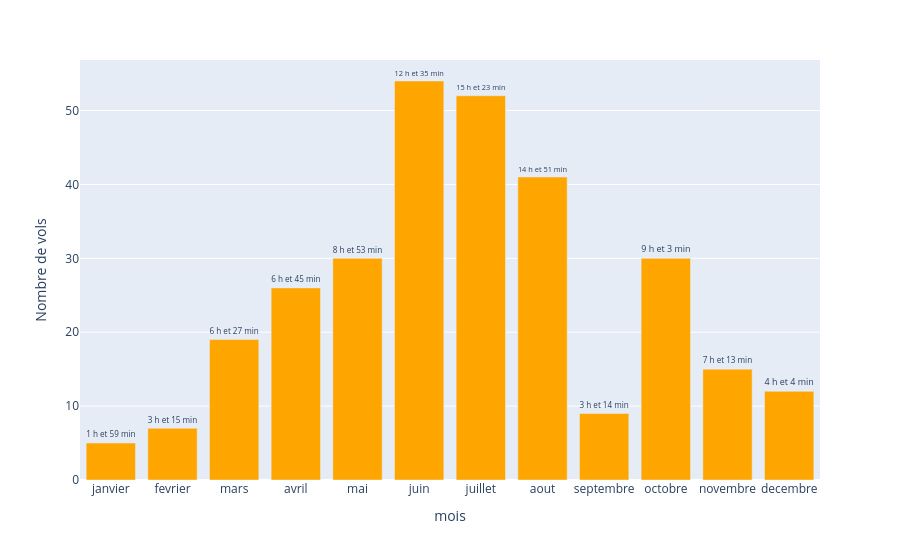
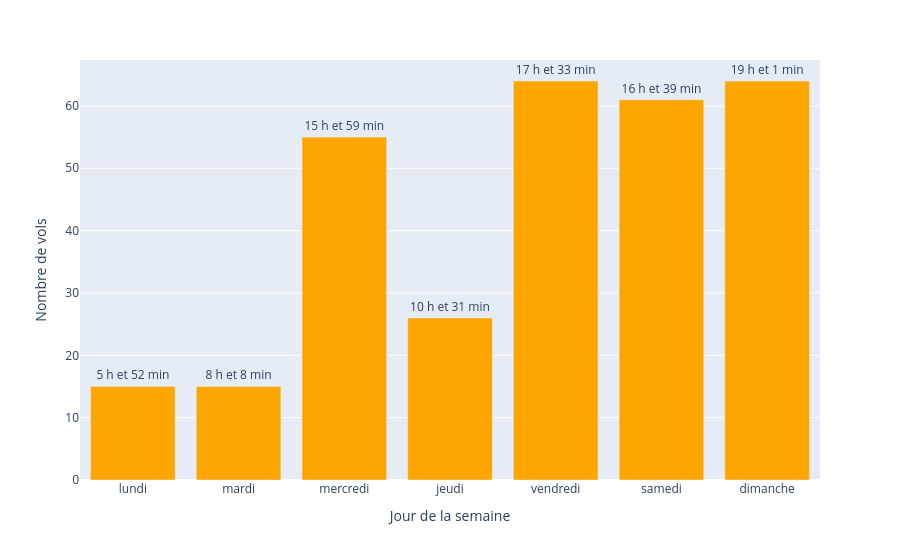
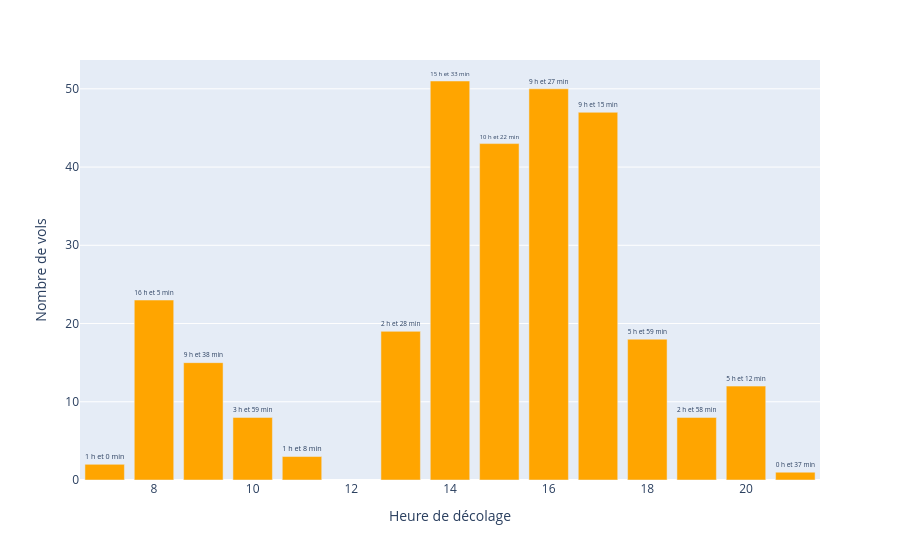

Notebook cell for these charts, in order:
### Code cell


### Figure 1 — Plotly figure (JSON) as saved in the notebook; plotly's stock layout.template omitted (floating-point values rounded to 4 significant figures)
{"data": [{"alignmentgroup": "True", "hovertemplate": "mois=%{x}<br>nb_vols=%{y}<br>total_duree_vol=%{text}<extra></extra>", "legendgroup": "", "marker": {"color": "orange", "pattern": {"shape": ""}}, "name": "", "offsetgroup": "", "orientation": "v", "showlegend": false, "text": ["1 h et 59 min", "3 h et 15 min", "6 h et 27 min", "6 h et 45 min", "8 h et 53 min", "12 h et 35 min", "15 h et 23 min", "14 h et 51 min", "3 h et 14 min", "9 h et 3 min", "7 h et 13 min", "4 h et 4 min"], "textposition": "outside", "type": "bar", "x": ["janvier", "fevrier", "mars", "avril", "mai", "juin", "juillet", "aout", "septembre", "octobre", "novembre", "decembre"], "xaxis": "x", "y": [5, 7, 19, 26, 30, 54, 52, 41, 9, 30, 15, 12], "yaxis": "y"}], "layout": {"barmode": "relative", "legend": {"tracegroupgap": 0}, "margin": {"t": 60}, "showlegend": false, "xaxis": {"anchor": "y", "domain": [0, 1], "title": {"text": "mois"}}, "yaxis": {"anchor": "x", "domain": [0, 1], "title": {"text": "Nombre de vols"}}}}

### Figure 2 — Plotly figure (JSON) as saved in the notebook; plotly's stock layout.template omitted (floating-point values rounded to 4 significant figures)
{"data": [{"alignmentgroup": "True", "hovertemplate": "jour_semaine=%{x}<br>nb_vols=%{y}<br>total_duree_vol=%{text}<extra></extra>", "legendgroup": "", "marker": {"color": "orange", "pattern": {"shape": ""}}, "name": "", "offsetgroup": "", "orientation": "v", "showlegend": false, "text": ["5 h et 52 min", "8 h et 8 min", "15 h et 59 min", "10 h et 31 min", "17 h et 33 min", "16 h et 39 min", "19 h et 1 min"], "textposition": "outside", "type": "bar", "x": ["lundi", "mardi", "mercredi", "jeudi", "vendredi", "samedi", "dimanche"], "xaxis": "x", "y": [15, 15, 55, 26, 64, 61, 64], "yaxis": "y"}], "layout": {"barmode": "relative", "legend": {"tracegroupgap": 0}, "margin": {"t": 60}, "showlegend": false, "xaxis": {"anchor": "y", "domain": [0, 1], "title": {"text": "Jour de la semaine"}}, "yaxis": {"anchor": "x", "domain": [0, 1], "title": {"text": "Nombre de vols"}}}}

### Figure 3 — Plotly figure (JSON) as saved in the notebook; plotly's stock layout.template omitted (floating-point values rounded to 4 significant figures)
{"data": [{"alignmentgroup": "True", "hovertemplate": "heure_decolage=%{x}<br>nb_vols=%{y}<br>total_duree_vol=%{text}<extra></extra>", "legendgroup": "", "marker": {"color": "orange", "pattern": {"shape": ""}}, "name": "", "offsetgroup": "", "orientation": "v", "showlegend": false, "text": ["1 h et 0 min", "16 h et 5 min", "9 h et 38 min", "3 h et 59 min", "1 h et 8 min", "2 h et 28 min", "15 h et 33 min", "10 h et 22 min", "9 h et 27 min", "9 h et 15 min", "5 h et 59 min", "2 h et 58 min", "5 h et 12 min", "0 h et 37 min"], "textposition": "outside", "type": "bar", "x": [7, 8, 9, 10, 11, 13, 14, 15, 16, 17, 18, 19, 20, 21], "xaxis": "x", "y": [2, 23, 15, 8, 3, 19, 51, 43, 50, 47, 18, 8, 12, 1], "yaxis": "y"}], "layout": {"barmode": "relative", "legend": {"tracegroupgap": 0}, "margin": {"t": 60}, "showlegend": false, "xaxis": {"anchor": "y", "domain": [0, 1], "title": {"text": "Heure de décolage"}}, "yaxis": {"anchor": "x", "domain": [0, 1], "title": {"text": "Nombre de vols"}}}}
